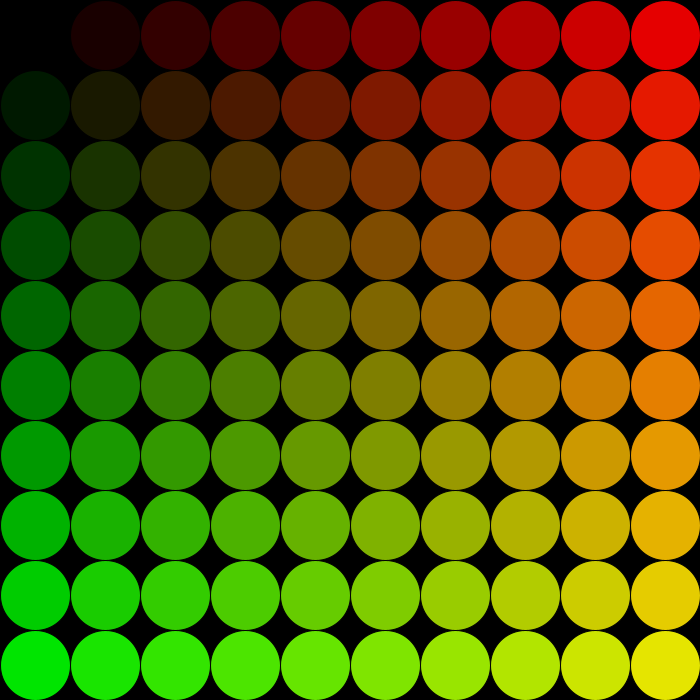
Frame 1 (no input)
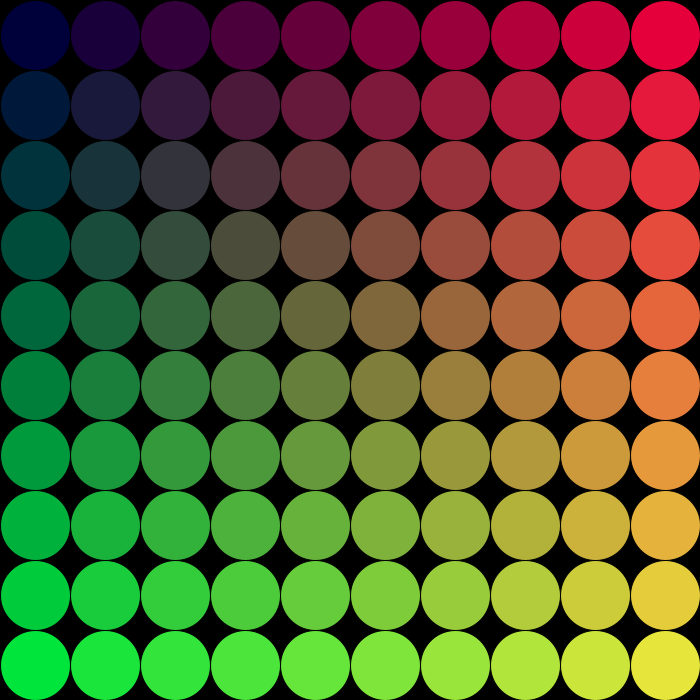
Frame 60 (the mouse pressed at the canvas centre just before this capture)
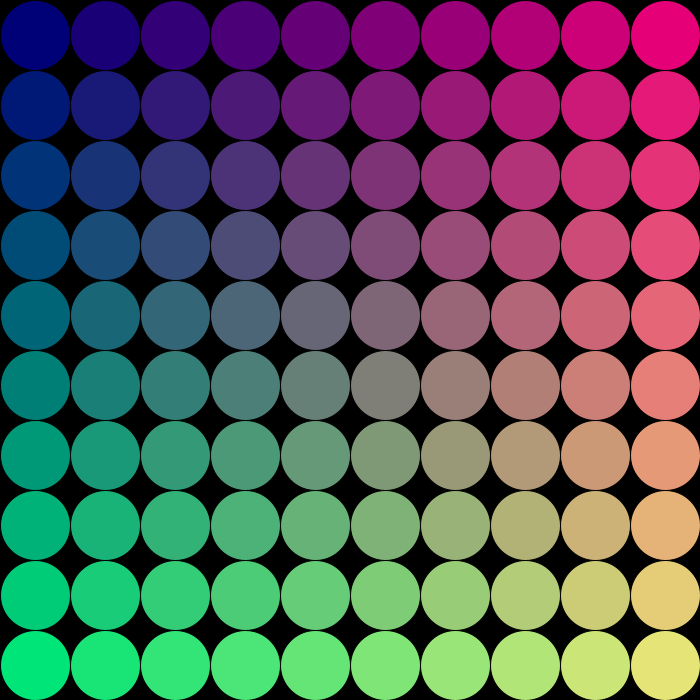
Frame 120 (the mouse held since frame 60 and released just before this capture)

The Processing sketch that drew these frames (run headless with seeded random() and noise(); from frame 60 on, the mouse is pressed at the canvas centre):

// Processing sketch: for_while_small
// ── for_while_small.pde
int k = 0;
boolean orient = true;

void setup() {
  size(700, 700);
  frameRate(60);
  background(0,0,0);
}

void draw() {
  
  background(0,0,0);
  
  for(int i = 0; i < 10; i++) {
    for(int j = 0; j < 10; j ++) {
      fill(color(25.5  * i,25.5 *j, k));
      circle(35.5 + i*70, 35.5 + j * 70, 70);
    }
  }
  
  if(orient) k += 1;
  else k -= 1;
  if(k > 255 || k < 0) orient = !orient ;
  
  

}
